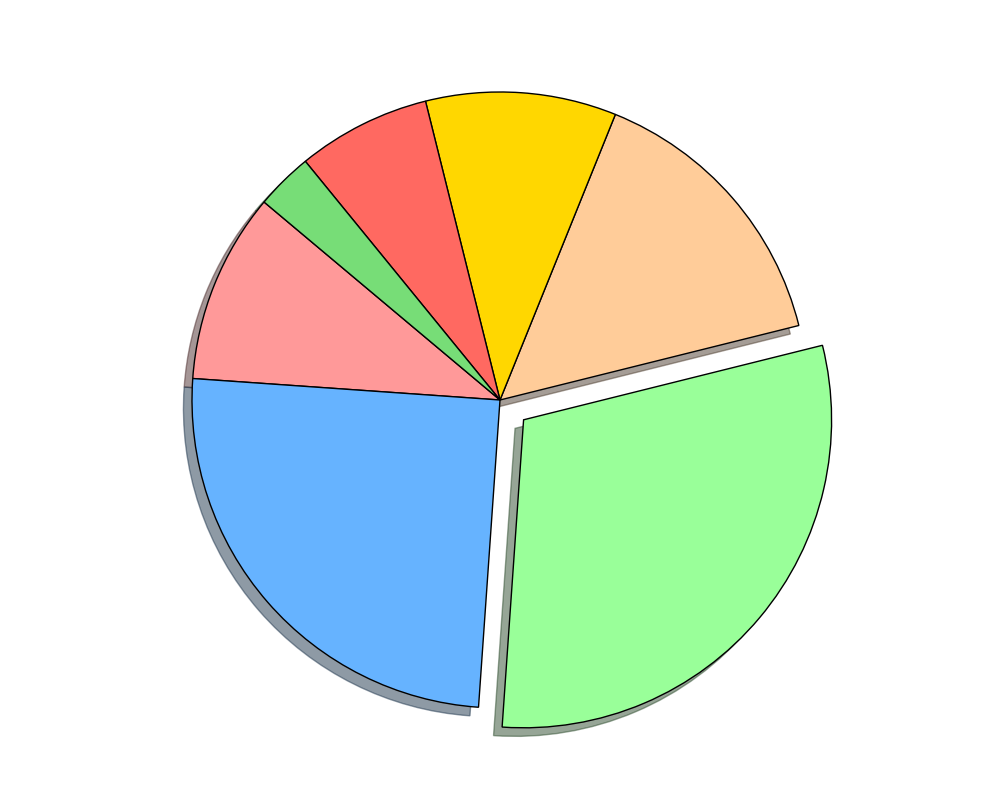

Here is the Python script that generated this plot:
import matplotlib.pyplot as plt

age_categories = ['13-17 years', '18-24 years', '25-34 years', '35-44 years', 
                  '45-54 years', '55-64 years', '65+ years']
subscriber_distribution = [10, 25, 30, 15, 10, 7, 3]
colors = ['#FF9999', '#66B3FF', '#99FF99', '#FFCC99', '#FFD700', '#FF6961', '#77DD77']
explode = [0, 0, 0.1, 0, 0, 0, 0]

fig, ax = plt.subplots(figsize=(10, 8))
ax.pie(
    subscriber_distribution,
    labels=None,  # Remove text labels from the slices
    colors=colors,
    autopct=None,  # Remove percentage labels
    startangle=140,
    explode=explode,
    shadow=True,
    wedgeprops={'edgecolor': 'black', 'linewidth': 1}
)

plt.tight_layout()
plt.show()
